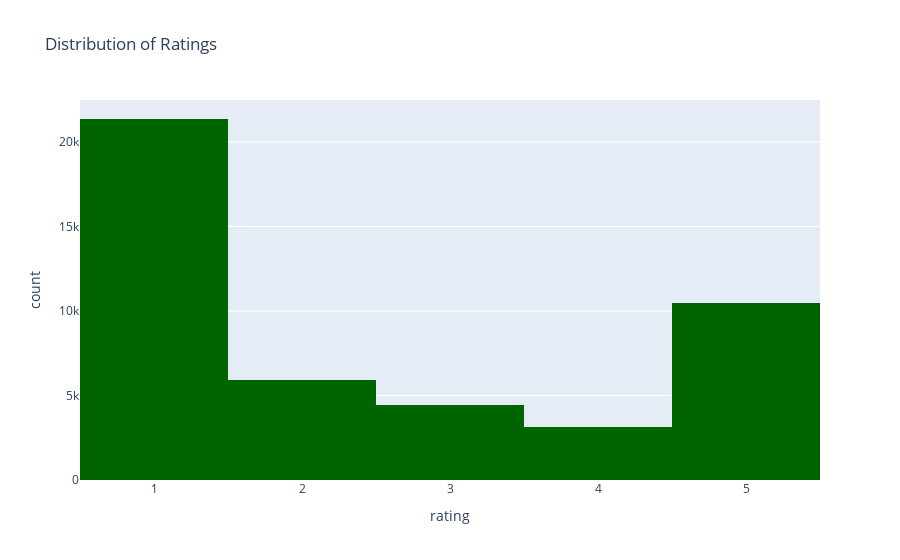

This figure's notebook cell:
### Code cell
# Distribution of Ratings
fig_ratings = px.histogram(df_eda, x='rating', color_discrete_sequence=['darkgreen'], nbins=5, title='Distribution of Ratings')
fig_ratings.show()

### Figure 1 — Plotly figure (JSON) as saved in the notebook; plotly's stock layout.template omitted (floating-point values rounded to 4 significant figures; data arrays with more than 128 entries replaced by an {"elided": "..."} marker saying what was removed)
{"data": [{"alignmentgroup": "True", "bingroup": "x", "hovertemplate": "rating=%{x}<br>count=%{y}<extra></extra>", "legendgroup": "", "marker": {"color": "darkgreen"}, "name": "", "nbinsx": 5, "offsetgroup": "", "orientation": "v", "showlegend": false, "type": "histogram", "x": {"elided": "45335 int values"}, "xaxis": "x", "yaxis": "y"}], "layout": {"barmode": "relative", "legend": {"tracegroupgap": 0}, "title": {"text": "Distribution of Ratings"}, "xaxis": {"anchor": "y", "domain": [0, 1], "title": {"text": "rating"}}, "yaxis": {"anchor": "x", "domain": [0, 1], "title": {"text": "count"}}}}
